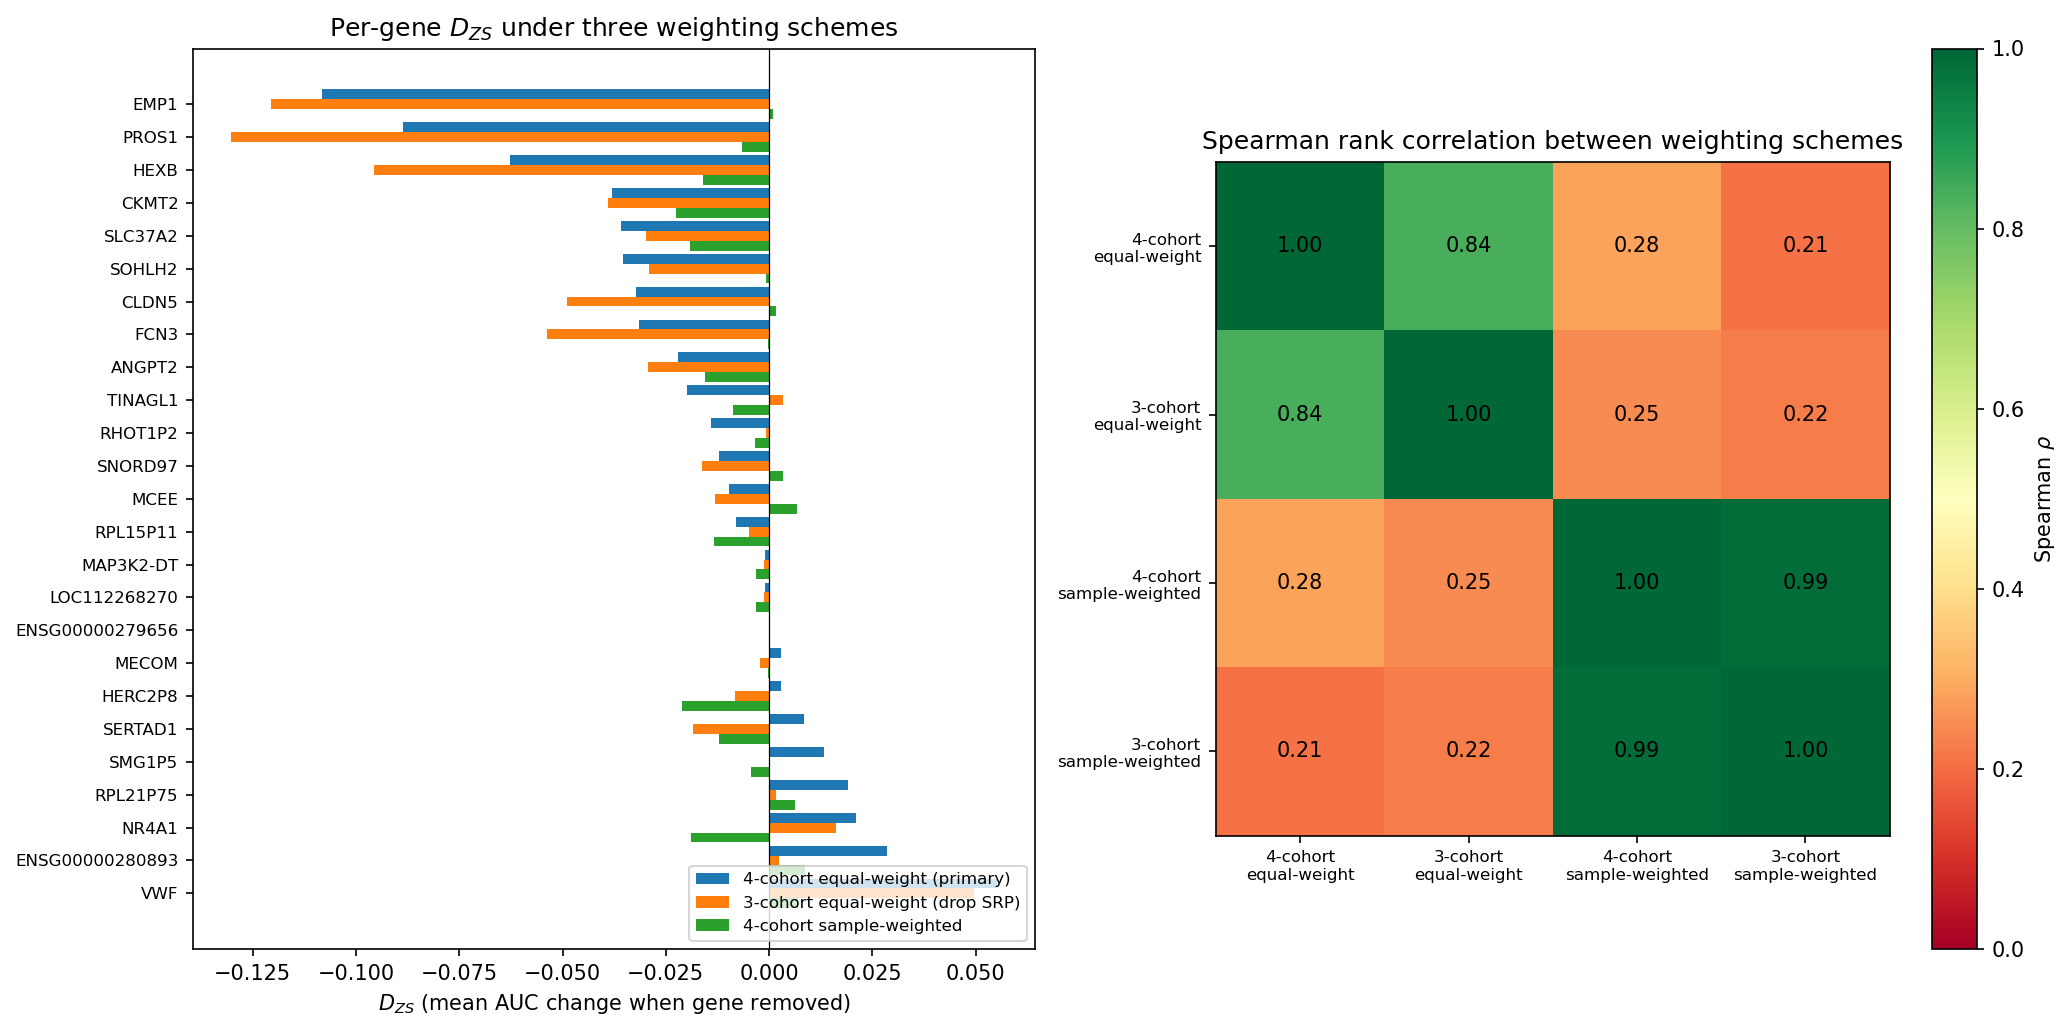

Generate this figure with Python:
"""Sensitivity analysis of cross-cohort panel LOO D_ZS under alternative weightings.

Compares the headline 4-cohort equal-weight D_ZS against:
  - 3-cohort equal-weight (excludes degenerate SRP064478)
  - 4-cohort sample-size-weighted
  - 3-cohort sample-size-weighted

Inputs: panel_loo_zeroshot_statistics.txt (existing per-gene per-cohort AUC table).
Outputs:
  - cross_cohort_loo_sensitivity.csv  (per-gene D_ZS under all 4 schemes)
  - cross_cohort_loo_sensitivity.txt  (sign-flip and rank-correlation summary)
  - cross_cohort_loo_sensitivity.png  (4-panel comparison)
"""
from __future__ import annotations

import re
from pathlib import Path

import matplotlib
import matplotlib.pyplot as plt
import numpy as np
import pandas as pd
from scipy.stats import spearmanr

matplotlib.use("Agg")

SCRIPT_DIR = Path(__file__).parent
STATS_PATH = SCRIPT_DIR / "panel_loo_zeroshot_statistics.txt"


def _parse_stats() -> tuple[pd.DataFrame, dict[str, float], dict[str, int]]:
    raw = STATS_PATH.read_text().splitlines()
    base: dict[str, float] = {}
    n: dict[str, int] = {}
    for ln in raw:
        m = re.match(r"\s+(\w+)\s+n=(\d+)\s+w=", ln)
        if m:
            n[m.group(1)] = int(m.group(2))
        m2 = re.match(r"\s+(GPL16791|GSE76220|GSE122649|SRP064478):\s+(\d\.\d+)", ln)
        if m2:
            base[m2.group(1)] = float(m2.group(2))

    rows = []
    started = False
    for ln in raw:
        if ln.startswith("--"):
            started = True
            continue
        if not started or not ln.strip():
            continue
        if ln.startswith("Interpretation"):
            break
        parts = ln.split()
        if len(parts) >= 6 and re.match(r"[-+]?\d+\.\d+", parts[1]):
            try:
                rows.append({
                    "Gene": parts[0],
                    "AUC_GPL16791": float(parts[3]),
                    "AUC_GSE76220": float(parts[4]),
                    "AUC_GSE122649": float(parts[5]),
                    "AUC_SRP064478": float(parts[6]),
                })
            except (ValueError, IndexError):
                continue
    return pd.DataFrame(rows), base, n


def main() -> None:
    df, base, n = _parse_stats()
    print(f"Parsed {len(df)} genes, cohorts: {list(base)}")
    print(f"  baseline AUCs: {base}")
    print(f"  sample sizes:  {n}")

    cohorts = ["GPL16791", "GSE76220", "GSE122649", "SRP064478"]
    cols = [f"AUC_{c}" for c in cohorts]
    N4 = sum(n.values())
    N3 = N4 - n["SRP064478"]

    b4_eq = sum(base.values()) / 4
    b3_eq = sum(base[c] for c in cohorts if c != "SRP064478") / 3
    b4_n = sum(base[c] * n[c] for c in cohorts) / N4
    b3_n = sum(base[c] * n[c] for c in cohorts if c != "SRP064478") / N3

    print(f"\nBaselines:")
    print(f"  4-cohort equal-weight:    {b4_eq:.4f}")
    print(f"  3-cohort equal-weight:    {b3_eq:.4f}   (sensitivity: excludes SRP064478)")
    print(f"  4-cohort sample-weighted: {b4_n:.4f}")
    print(f"  3-cohort sample-weighted: {b3_n:.4f}")

    df["D_4eq"] = df[cols].sum(axis=1) / 4 - b4_eq
    df["D_3eq"] = df[cols[:3]].sum(axis=1) / 3 - b3_eq
    df["D_4n"] = (
        df["AUC_GPL16791"] * n["GPL16791"] + df["AUC_GSE76220"] * n["GSE76220"]
        + df["AUC_GSE122649"] * n["GSE122649"] + df["AUC_SRP064478"] * n["SRP064478"]
    ) / N4 - b4_n
    df["D_3n"] = (
        df["AUC_GPL16791"] * n["GPL16791"] + df["AUC_GSE76220"] * n["GSE76220"]
        + df["AUC_GSE122649"] * n["GSE122649"]
    ) / N3 - b3_n

    # Status by scheme
    for sch in ("D_4eq", "D_3eq", "D_4n", "D_3n"):
        df[f"crit_{sch}"] = df[sch] < 0

    df.sort_values("D_4eq", inplace=True)
    df.to_csv(SCRIPT_DIR / "cross_cohort_loo_sensitivity.csv", index=False)
    print(f"\nSaved -> cross_cohort_loo_sensitivity.csv")

    # Sign-flip and rank-correlation summary
    lines: list[str] = [
        "Cross-cohort panel LOO — weighting sensitivity",
        "=" * 60,
        f"Baseline mean AUC under each scheme:",
        f"  4-cohort equal-weight (primary):    {b4_eq:.4f}",
        f"  3-cohort equal-weight (drop SRP):   {b3_eq:.4f}",
        f"  4-cohort sample-weighted:           {b4_n:.4f}",
        f"  3-cohort sample-weighted:           {b3_n:.4f}",
        "",
        "Critical-status flips relative to the headline 4-cohort equal-weight scheme:",
    ]
    for sch, lbl in [("D_3eq", "3-cohort equal-weight"),
                     ("D_4n", "4-cohort sample-weighted"),
                     ("D_3n", "3-cohort sample-weighted")]:
        flips = df[(df["D_4eq"].lt(0)) != (df[sch].lt(0))]
        lines.append(f"  vs {lbl}: {len(flips)} flips")
        if not flips.empty:
            for _, row in flips.iterrows():
                lines.append(
                    f"    {row['Gene']:<16}  D_4eq={row['D_4eq']:+.4f}  "
                    f"{sch}={row[sch]:+.4f}"
                )

    lines.append("")
    lines.append("Spearman rank correlation between D_ZS schemes:")
    corr = df[["D_4eq", "D_3eq", "D_4n", "D_3n"]].corr(method="spearman")
    lines.append(corr.round(3).to_string())

    # Genes robustly critical across all 4 schemes
    robust = df[(df["D_4eq"] < 0) & (df["D_3eq"] < 0) & (df["D_4n"] < 0) & (df["D_3n"] < 0)]
    lines.append("")
    lines.append(f"Robustly critical (D_ZS<0 under all 4 schemes; n={len(robust)}):")
    lines.append("  " + ", ".join(robust["Gene"].tolist()))

    flippy = df[(df["D_4eq"] < 0) & ~((df["D_3eq"] < 0) & (df["D_4n"] < 0) & (df["D_3n"] < 0))]
    lines.append("")
    lines.append(f"4eq-critical but flips under another scheme (n={len(flippy)}):")
    for _, row in flippy.iterrows():
        flag = []
        if not (row["D_3eq"] < 0): flag.append("3eq")
        if not (row["D_4n"] < 0): flag.append("4n")
        if not (row["D_3n"] < 0): flag.append("3n")
        lines.append(f"  {row['Gene']:<16}  flips under: {', '.join(flag)}")

    (SCRIPT_DIR / "cross_cohort_loo_sensitivity.txt").write_text("\n".join(lines))
    print(f"Saved -> cross_cohort_loo_sensitivity.txt")
    print("\n" + "\n".join(lines))

    # Plot
    fig, axes = plt.subplots(1, 2, figsize=(14, 7))
    df_sorted = df.sort_values("D_4eq")
    y = np.arange(len(df_sorted))
    ax = axes[0]
    ax.barh(y - 0.3, df_sorted["D_4eq"], height=0.3, label="4-cohort equal-weight (primary)", color="#1f77b4")
    ax.barh(y, df_sorted["D_3eq"], height=0.3, label="3-cohort equal-weight (drop SRP)", color="#ff7f0e")
    ax.barh(y + 0.3, df_sorted["D_4n"], height=0.3, label="4-cohort sample-weighted", color="#2ca02c")
    ax.axvline(0, color="black", lw=0.6)
    ax.set_yticks(y)
    ax.set_yticklabels(df_sorted["Gene"], fontsize=8)
    ax.set_xlabel(r"$D_{ZS}$ (mean AUC change when gene removed)")
    ax.set_title("Per-gene $D_{ZS}$ under three weighting schemes")
    ax.legend(loc="lower right", fontsize=8)
    ax.invert_yaxis()

    ax2 = axes[1]
    schemes = [("D_4eq", "4-cohort\nequal-weight"), ("D_3eq", "3-cohort\nequal-weight"),
               ("D_4n", "4-cohort\nsample-weighted"), ("D_3n", "3-cohort\nsample-weighted")]
    rho_grid = np.zeros((4, 4))
    for i, (s1, _) in enumerate(schemes):
        for j, (s2, _) in enumerate(schemes):
            rho_grid[i, j], _ = spearmanr(df[s1], df[s2])
    im = ax2.imshow(rho_grid, vmin=0, vmax=1, cmap="RdYlGn")
    ax2.set_xticks(range(4))
    ax2.set_yticks(range(4))
    ax2.set_xticklabels([s[1] for s in schemes], fontsize=8)
    ax2.set_yticklabels([s[1] for s in schemes], fontsize=8)
    for i in range(4):
        for j in range(4):
            ax2.text(j, i, f"{rho_grid[i, j]:.2f}", ha="center", va="center",
                     fontsize=10, color="black")
    ax2.set_title("Spearman rank correlation between weighting schemes")
    plt.colorbar(im, ax=ax2, label=r"Spearman $\rho$")

    plt.tight_layout()
    fig.savefig(SCRIPT_DIR / "cross_cohort_loo_sensitivity.png", dpi=150, bbox_inches="tight")
    plt.close("all")
    print("Saved -> cross_cohort_loo_sensitivity.png")


if __name__ == "__main__":
    main()
